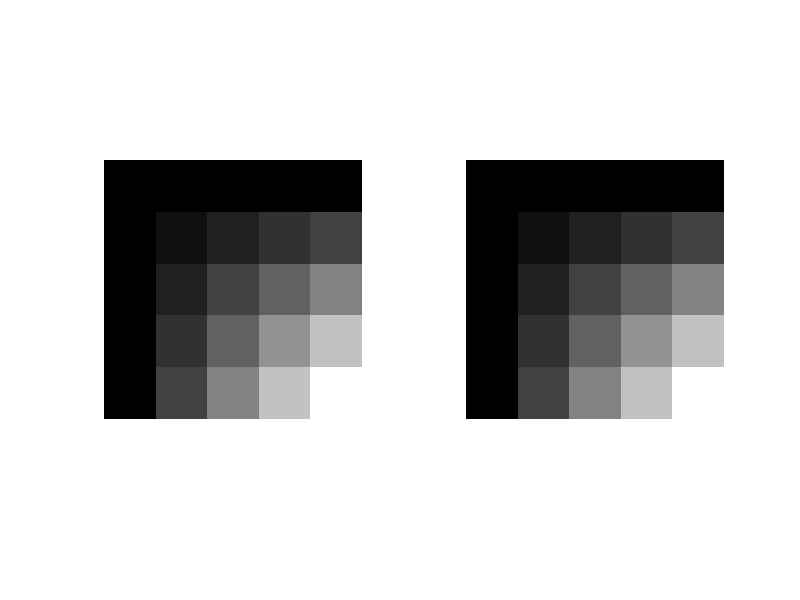

Write the MATLAB code that produced this figure.
x = 0:0.25:1;
y = 1:-0.25:0;
figure;
subplot(1,2,1)

f1 = (ones(1,length(y))-y)'*x
imshow(f1,'InitialMagnification','fit')
f2 =round((f1*256)./16)/16
subplot(1,2,2)
imshow(f2,'InitialMagnification','fit')

